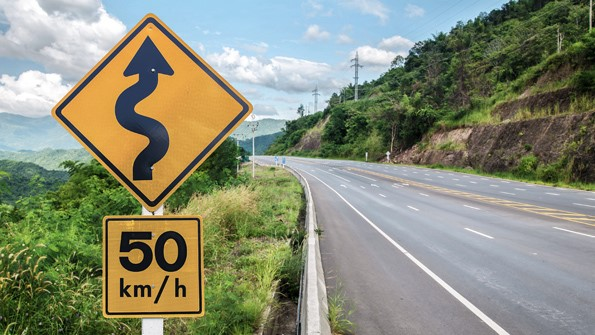
#> input picture Python_y_Robotica_I/TP5/imagenes/ruta.jpg, 595 x 335 px
$ python actividad_3_bis.py
#> lines starting #> are read from the running program, lines starting #| are printed output that depends on the picture; after the words box and inside, x2 and y2 are one past the last pixel; in counts of white or black regions, pixels touching at a corner belong together
import cv2
import numpy as np

img = cv2.imread("imagenes/ruta.jpg")
#> img is the input picture: shape (335, 595, 3); mean B, G, R 119.6, 140.8, 136.5

imgHSV = cv2.cvtColor(img, cv2.COLOR_BGR2HSV)
#> imgHSV: shape (335, 595, 3); mean H, S, V 65.3, 83.9, 153.3

lowYellow = (10, 100, 20)
highYellow = (21, 255, 255)

maskYellow = cv2.inRange(imgHSV, lowYellow, highYellow)
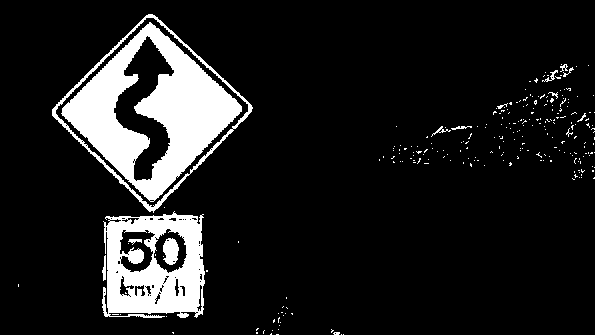
#> maskYellow: shape (335, 595); 11.9% white; 252 white regions (238 under 20 px), largest, box (x1, y1, x2, y2) and area: (61, 22, 242, 202) 13260, (102, 211, 205, 318) 7272, (52, 14, 253, 213) 1749
maskYellowBis = cv2.bitwise_and(img, img, mask=maskYellow)
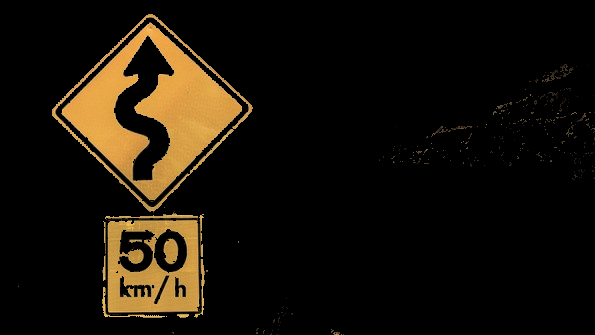
#> maskYellowBis: shape (335, 595, 3); mean B, G, R 8.3, 17.5, 23.4

imgGris = cv2.cvtColor(maskYellowBis, cv2.COLOR_BGR2GRAY)
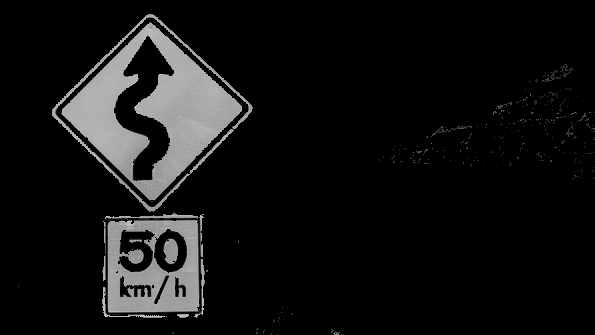
#> imgGris: shape (335, 595); min 0, max 211, mean 18.2

borders = cv2.Canny(imgGris, 100, 500)
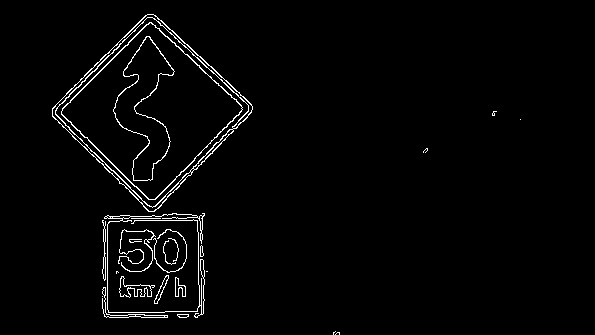
#> borders: shape (335, 595); 2.2% white in thin lines or dots, all inside (x1, y1, x2, y2) = (52, 14, 521, 335)
borders = cv2.dilate(borders, None, iterations=1)
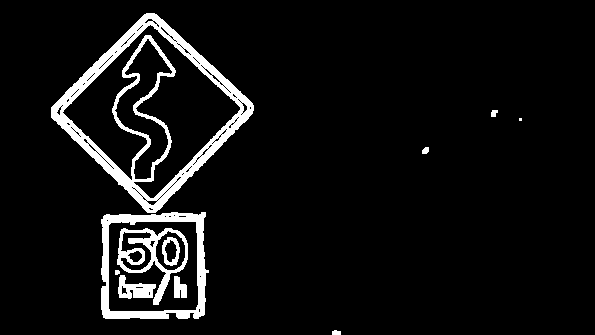
#> borders: shape (335, 595); 6.5% white; 11 white regions (1 under 20 px), largest, box (x1, y1, x2, y2) and area: (51, 13, 254, 213) 7525, (101, 212, 209, 319) 2929, (117, 228, 188, 305) 1472
borders = cv2.erode(borders, None, iterations=1)
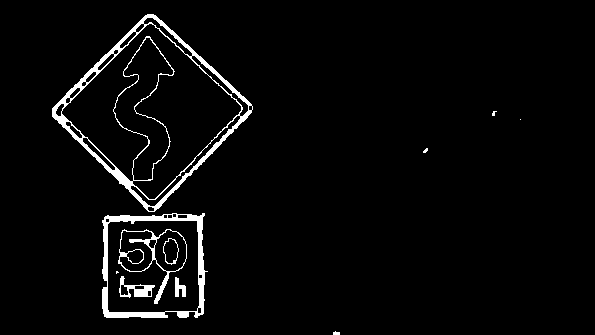
#> borders: shape (335, 595); 3.4% white; 11 white regions (4 under 20 px)

contours, hierarchy = cv2.findContours(borders, cv2.RETR_EXTERNAL,
                                       cv2.CHAIN_APPROX_SIMPLE)
#> contours = 6 contours, 4 with area under 20; largest, box (x1, y1, x2, y2) and area: (52, 14, 253, 212) 21022, (102, 213, 208, 318) 9992

cv2.drawContours(img, contours, -1, (60, 190, 50), 2)

texto = "Alerta al conductor"

cv2.putText(img, texto, (50, 15), cv2.FONT_HERSHEY_SIMPLEX, 0.7, (60, 190, 50),
            2)
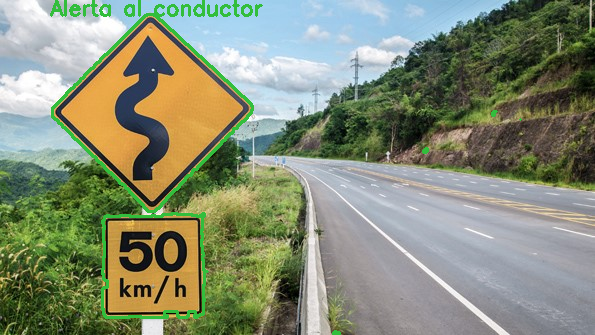
#> img: shape (335, 595, 3); mean B, G, R 117.7, 141.3, 133.4

cv2.imshow("Imagen", img)

cv2.waitKey(5000)
cv2.destroyAllWindows()
